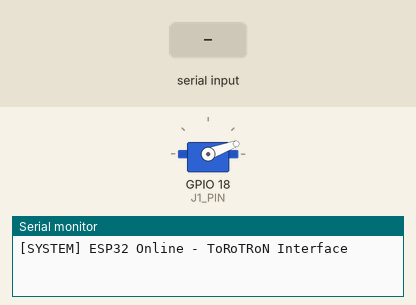
This sketch was run on a simulated ESP32. Parts: servo, the last lines printed to the serial monitor. The test bench sets the inputs (shaded band).

Above: at 0.1 s.
At 2.7 s:
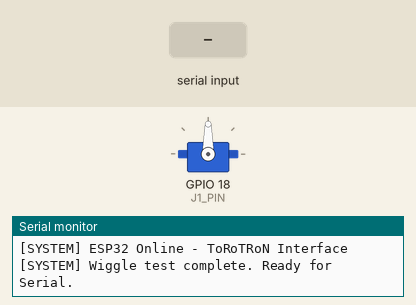
2.8 s: "90:45\n" received over Serial
At 3.2 s:
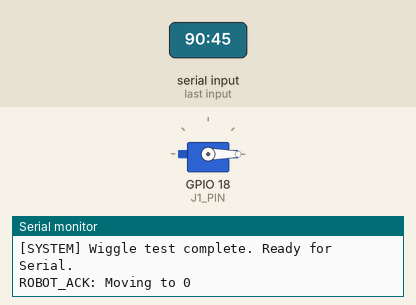
Timing chart, 0 to 5.8 s (numbered marks = the images above; inputs shaded):
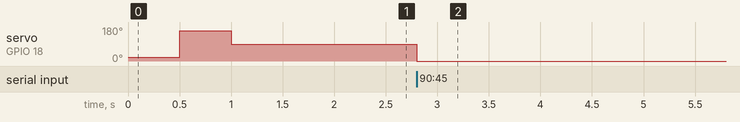

The sketch:

esp32_firmware.ino
```cpp
/*
 * ToRoTRoN FINAL ESP32 FIRMWARE
 * ----------------------------
 * This code is optimized for the "j1" joint on Pin 18.
 * It will interpret ANY joint command it receives as a command for the motor on
 * Pin 18.
 *
 * BOARD: ESP32 Dev Module
 * PIN: Servo Signal on Pin 18
 * LIBRARY: Install "ESP32Servo" by Kevin Harrington
 */

#include <ESP32Servo.h>

const int J1_PIN = 18;
const long BAUD = 115200;

Servo myServo;

void setup() {
  Serial.begin(BAUD);

  // ESP32 Servo setup
  ESP32PWM::allocateTimer(0);
  ESP32PWM::allocateTimer(1);
  myServo.setPeriodHertz(50);
  myServo.attach(J1_PIN, 500, 2400);

  Serial.println("\n[SYSTEM] ESP32 Online - ToRoTRoN Interface");

  // STARTUP DIAGNOSTIC: Wiggle back and forth to prove power is okay
  myServo.write(20);
  delay(500);
  myServo.write(160);
  delay(500);
  myServo.write(90);
  delay(500);

  Serial.println("[SYSTEM] Wiggle test complete. Ready for Serial.");
}

void loop() {
  if (Serial.available() > 0) {
    // Read the incoming line
    String data = Serial.readStringUntil('\n');
    data.trim();

    // Command format: "id:angle:speed"
    // We only care about the middle value (angle) for our single servo.

    int firstColon = data.indexOf(':');
    int lastColon = data.lastIndexOf(':');

    if (firstColon != -1 && lastColon != -1) {
      String angleStr = data.substring(firstColon + 1, lastColon);
      float targetAngle = angleStr.toFloat();

      // Safety limits
      int angle = (int)targetAngle;
      if (angle < 0)
        angle = 0;
      if (angle > 180)
        angle = 180;

      myServo.write(angle);

      // Confirm back to PC
      Serial.print("ROBOT_ACK: Moving to ");
      Serial.println(angle);
    }
  }
}
```

Measured:
- after the input at 2.8 s, servo on GPIO 18 (J1_PIN): 90° → 0° at once
